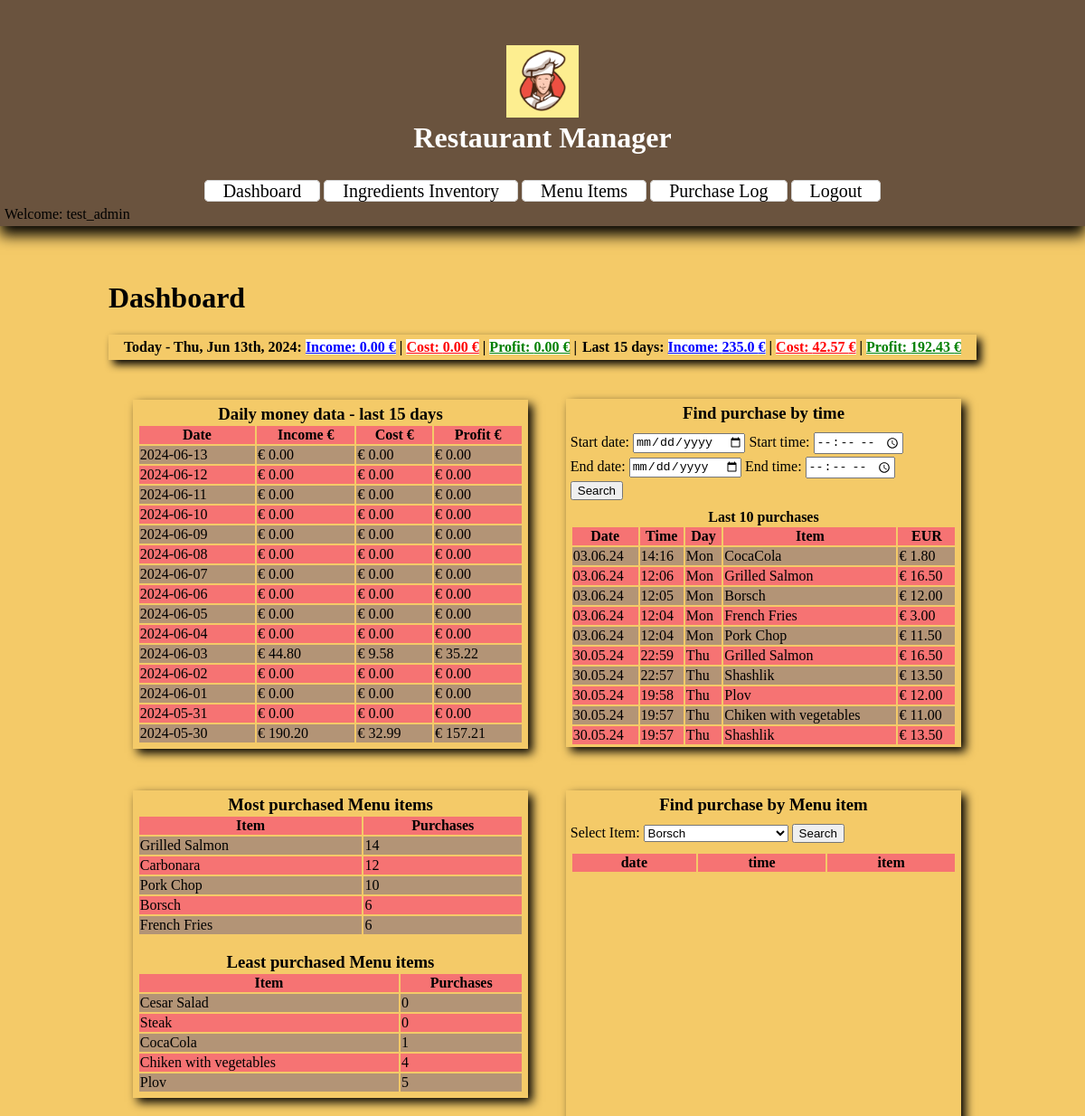
The app's page / (signed in) with its own data.
### restaurantManager/models.py (models this page shows, shortened)
class Purchase(models.Model):
    time = models.DateTimeField(default = timezone.now)
    menu_item = models.ForeignKey(MenuItem, default= None, on_delete=models.PROTECT)
    cleared = models.BooleanField(default=False)
    bill_nr = models.IntegerField(default=0)
    class Meta:
        ordering = ['-time']

class MenuItem(models.Model):
    name = models.CharField(unique = True, max_length=30)
    price = models.FloatField(default=0)
    cost = models.FloatField(default=0)
    class Meta:
        ordering = ['name']
    def __str__(self):
        return self.name

### restaurantManager/views.py (the view, shortened to what this page needs)
# urls.py: 2. Add a URL to urlpatterns:  path('', views.home, name='home')
@login_required
def home(request, **kwargs):
    context = {
        "name": "Dashboard",
        "table_header": "Last 10 purchases",
        "purchase_count": [],
        "money": {},
        "daily_data": [],
        "money_total": [0, 0, 0]
    }
    context['last_purchases'] = Purchase.objects.all().order_by('-id')[:10]
    context['item_name'] = MenuItem.objects.values_list('name')
    for item in MenuItem.objects.values('name'):
        context['purchase_count'].append((item['name'], Purchase.objects.filter(menu_item__name = item['name']).count()))
    purchases_today = Purchase.objects.filter(time__gte = datetime.today().astimezone().strftime("%Y-%m-%d 00:00:00.000000 %z"))
    total_income = 0
    total_cost = 0
    for purchase in purchases_today:
        total_income += purchase.menu_item.price
        for cost in RecipeReq.objects.filter(menu_item = purchase.menu_item):
            total_cost += cost.converter() * cost.ingredient.price
    context["money"].update({'income': "%.2f €"%(total_income,), 'cost': f"{total_cost:.2f} €", 'profit': "{:.2f} €".format(total_income - total_cost)})
    for day in range(15):
        x = datetime.now().astimezone() - timedelta(days=day)
        y = x + timedelta(days=1)
        purchases = Purchase.objects.filter(time__range = (x.strftime("%Y-%m-%d 00:00:00.000000 %z"), y.strftime("%Y-%m-%d 00:00:00.000000 %z")))
        daily_income = 0
        daily_cost = 0
        for purchase in purchases:
            daily_income += purchase.menu_item.price
            item_cost = 0
            for cost in RecipeReq.objects.filter(menu_item = purchase.menu_item):
                item_cost += cost.converter() * cost.ingredient.price
            daily_cost += item_cost
        context['daily_data'].append([round(daily_income, 2), round(daily_cost, 2), round((daily_income - daily_cost), 2), x.strftime("%Y-%m-%d")])
        context['money_total'] = [round(x + y, 2) for x, y in zip(context['money_total'], [daily_income, daily_cost, daily_income - daily_cost])]
    if request.method == "POST" and kwargs.get('args') == 'item':
        items = Purchase.objects.filter(menu_item = MenuItem.objects.get(name = request.POST['item'])).order_by('-id')
        context['items'] = items
        return render(request, "restaurantManager/home.html", context)
    return render(request, "restaurantManager/home.html", context)

### restaurantManager/models.py (called while the page is built)
    def converter(self):
        if self.unit == "tbs":
            return 0.05 * self.amount
        elif self.unit == "ml":
            return 0.001 * self.amount
        elif self.unit == "g":
            return 0.001 * self.amount
        elif self.unit == "eggs":
            return 1 * self.amount
        elif self.unit == "bottle":
            return 1 * self.amount

### restaurantManager/templates/restaurantManager/home.html (shortened to what this page needs)
{% extends 'base.html' %}
{% load static %}
{% block content %}
    <div style="display: inline-block; width: 100%;">
        <h1>{{ name }}</h1>
        <div style="display: block; width: 100%; margin: 20px 0; box-shadow: 5px 5px 10px black;">
            <table style="margin: auto;">
                <tr style="display: inline-block;">
                    <td>
                        <h4 style="margin: 0 0; display: inline-block;">Today - {% now 'D, M dS, Y' %}: <span style="background-color: white; color:blue; text-decoration: underline;">Income: {{ money.income }}</span> | <span style="background-color: white; color: red; text-decoration: underline;">Cost: {{ money.cost }}</span> | <span style="background-color: white; color:green; text-decoration: underline;">Profit: {{ money.profit }}</span> |</h4>
                    </td>
                </tr>
                <tr style="display: inline-block;">
                    <td>
                        <h4 style="margin: 0 0; display: inline-block;"> Last 15 days: <span style="background-color: white; color:blue; text-decoration: underline;">Income: {{ money_total.0 }} €</span> | <span style="background-color: white; color: red; text-decoration: underline;">Cost: {{ money_total.1 }} €</span> | <span style="background-color: white; color:green; text-decoration: underline;">Profit: {{ money_total.2 }} €</span></h4>
                    </td>
                </tr>
            </table>
        </div>
        <table style="width: 100%; table-layout: fixed;">
        <tr>
            <td>
            <div class="dashboard-data-box">
                <h3>Daily money data - last 15 days<label for=""></label></h3>
                <table class="list" style="width: 100%;">
                    <tr>
                        <th>Date</th>
                        <th>Income €</th>
                        <th>Cost €</th>
                        <th>Profit €</th>
                    </tr>
                    {% for data in daily_data %}
                        <tr>
                            <td>{{ data.3 }}</td>
                            <td>€ {{ data.0|floatformat:2 }}</td>
                            <td>€ {{ data.1|floatformat:2 }}</td>
                            <td>€ {{ data.2|floatformat:2 }}</td>
                        </tr>
                    {% endfor %}
                </table>
            </div>
            </td>
            <td>
            <div class="dashboard-data-box" style="height: 375px; overflow: auto;">
                <h3>Find purchase by time</h3>
                <form style="margin: 10px 0; width: 100%;" action="{% url 'dashboard' 'time' %}" method="POST">
                    <p style="margin: 3px 0 ">
                    <label for="start_date">Start date:</label>
                    <input type="date" name="start_date" required="True">
                    <label for="start_time">Start time:</label>
                    <input type="time" name="start_time" required="True">
                    </p>
                    <p style="margin: 3px 0">
                    <label for="end_date">End date:</label>
                    <input type="date" name="end_date" required="True">
                    <label for="end_time">End time:</label>
                    <input type="time" name="end_time" required="True">
                    </p>
                    <input type="submit" value="Search">
                </form>
                <h4>{{ table_header }}</h3>
                <table class="list" style="width:100%;">
                    <tr>
                        <th>Date</th>
                        <th>Time</th>
                        <th>Day</th>
                        <th>Item</th>
                        <th>EUR</th>
                    </tr>
                    {% for purchase in last_purchases %}
                        <tr>
                            <td>{{ purchase.time|date:"d.m.y" }}</td>
                            <td>{{ purchase.time|time:"H:i" }}</td>
                            <td>{{ purchase.time|date:"D" }}</td>
                            <td>{{ purchase.menu_item }}</td>
                            <td>€ {{ purchase.menu_item.price|floatformat:2 }}</td>
                        </tr>
                    {% endfor %}
                </table>
            </div>
            </td>
        </tr>
        <tr>
            <td valign="top">
            <div class="dashboard-data-box">
                <h3>Most purchased Menu items</h3>
                <table class="list" style="width: 100%">
                    <tr>
                        <th>Item</th>
                        <th>Purchases</th>
                    </tr>
                    {% for item in purchase_count|dictsortreversed:1|slice:":5" %}
                        <tr>
                            <td>{{ item.0 }}</td>
                            <td>{{ item.1 }}</td>
                        </tr>
                    {% endfor %}
                </table>
                <br>
                <h3>Least purchased Menu items</h3>
                <table class="list" style="width: 100%">
                    <tr>
                        <th>Item</th>
                        <th>Purchases</th>
                    </tr>
                    {% for item in purchase_count|dictsort:1|slice:":5" %}
                        <tr>
                            <td>{{ item.0 }}</td>
                            <td>{{ item.1 }}</td>
                        </tr>
                    {% endfor %}
                </table>
            </div>
            </td>
            <td valign="top">
            <div class="dashboard-data-box" style="height: 375px; overflow: auto;">
                <h3>Find purchase by Menu item</h3>
                <form style="margin: 10px 0;" action="{% url 'dashboard' 'item' %}" method="POST">
                    <labeL for="item">Select Item:</labeL>
                    <select name="item">
                        {% for name in item_name %}
                        <option name="{{ name.0 }}">{{ name.0 }}</option>
                        {% endfor %}
                    </select>
                    <input type="submit" value="Search">
                </form>
                <table class="list" style="width: 100%;">
                    <tr>
                        <th>date</th>
                        <th>time</th>
                        <th>item</th>
                    </tr>
                </table>
            </div>
            </td>
        </tr>
        </table>
    </div>
{% endblock %}

### restaurantManager/templates/base.html (shortened to what this page needs)
{% load static %}
<!DOCTYPE html>
<html>
    <head>
        <link rel="stylesheet" type="text/css" href="{% static 'restaurantManager/style.css' %}" />
    </head>
    <body>
        <header style="box-shadow: 0px 10px 15px black;">
            <div class="logo">
                <img src="{% static 'restaurantManager/logo.png' %}" alt="Logo" width="80px" />
                <h1 style="color: white;">Restaurant Manager</h1>
            </div>
            <nav class="navbar">
                <a class="nav-item" href="{% url 'home' %}">Dashboard</a>
                <a class="nav-item" href="{% url 'ingredients' %}">Ingredients Inventory</a>
                <a class="nav-item" href="{% url 'menu_items' %}">Menu Items</a>
                <a class="nav-item" href="{% url 'purchases' %}">Purchase Log</a>
                {% if user.is_authenticated %}
                    <a class="nav-item" href="{% url 'logout' %}">Logout</a>
            </nav>
            <p style="margin: 5px 5px">Welcome: {{ user.get_username }}</p>
            {% endif %}
        </header>
        <main>
        {% block content %}
        {% endblock %}
        </main>
    </body>
</html>

### restaurantManager/static/restaurantManager/style.css (style rules this page uses)
html { width: 100vw; overflow-x: hidden; }
body { background-color: rgb(244, 202, 104); margin: 0; }
header { background-color: rgb(106, 83, 62); height: 150px; width: 100%; padding: 50px 0 50px 0; box-shadow: 5px 0px 3px black; }
.logo { display: block; width: 300px; height: 100px; margin: auto; text-align: center; }
.logo h1 { margin: 0 0; }
.navbar { width: auto; margin: 0 0; margin-top: 50px; background-color: rgb(106, 83, 62); text-align: center; }
a:link { text-decoration: none; color: black; background-color: azure; border: 1px solid lightgrey; border-radius: 5px; padding: 0 10px; }
.navbar a { text-decoration: none; padding: 0 20px; color: blueviolet; font-size: 20px; }
a.nav-item { background-color: white; color: black; }
.dashboard-data-box { display: inline-block; padding: 5px 5px; width: 90%; min-width: 300px; margin: 20px 5%; box-shadow: 5px 5px 10px black; }
.dashboard-data-box h3, h4 { margin: 0 0; font-weight: bold; text-align: center; }
main { padding: 40px 10%; }
.list { width: 100%; margin: auto; height: auto; }
.list tr:nth-child(even) { background-color:rgb(179, 148, 118); }
.list tr:nth-child(odd) { background-color:rgb(246, 115, 115); }

### records on screen
Purchase: time "03.06.24", time "14:16", time "Mon", menu_item "CocaCola", menu_item.price "1.80"
Purchase: time "03.06.24", time "12:06", time "Mon", menu_item "Grilled Salmon", menu_item.price "16.50"
Purchase: time "03.06.24", time "12:05", time "Mon", menu_item "Borsch", menu_item.price "12.00"
Purchase: time "03.06.24", time "12:04", time "Mon", menu_item "French Fries", menu_item.price "3.00"
Purchase: time "03.06.24", time "12:04", time "Mon", menu_item "Pork Chop", menu_item.price "11.50"
Purchase: time "30.05.24", time "22:59", time "Thu", menu_item "Grilled Salmon", menu_item.price "16.50"
Purchase: time "30.05.24", time "22:57", time "Thu", menu_item "Shashlik", menu_item.price "13.50"
Purchase: time "30.05.24", time "19:58", time "Thu", menu_item "Plov", menu_item.price "12.00"
Purchase: time "30.05.24", time "19:57", time "Thu", menu_item "Chiken with vegetables", menu_item.price "11.00"
Purchase: time "30.05.24", time "19:57", time "Thu", menu_item "Shashlik", menu_item.price "13.50"
MenuItem: name "Grilled Salmon", item "14"
MenuItem: name "Carbonara", item "12"
MenuItem: name "Pork Chop", item "10"
MenuItem: name "Borsch", item "6"
MenuItem: name "French Fries", item "6"

### other values on screen
{{ user.get_username }} "test_admin"
{{ name }} "Dashboard"
{{ money.income }} "0.00 €"
{{ money.cost }} "0.00 €"
{{ money.profit }} "0.00 €"
{{ money_total.0 }} "235.0"
{{ money_total.1 }} "42.57"
{{ money_total.2 }} "192.43"
{{ data.3 }} "2024-06-13" "2024-06-12" "2024-06-11" "2024-06-10" "2024-06-09" "2024-06-08" "2024-06-07" "2024-06-06" "2024-06-05" "2024-06-04" "2024-06-03" "2024-06-02" "2024-06-01" "2024-05-31" "2024-05-30"
{{ data.0|floatformat:2 }} "0.00" "0.00" "0.00" "0.00" "0.00" "0.00" "0.00" "0.00" "0.00" "0.00" "44.80" "0.00" "0.00" "0.00" "190.20"
{{ data.1|floatformat:2 }} "0.00" "0.00" "0.00" "0.00" "0.00" "0.00" "0.00" "0.00" "0.00" "0.00" "9.58" "0.00" "0.00" "0.00" "32.99"
{{ data.2|floatformat:2 }} "0.00" "0.00" "0.00" "0.00" "0.00" "0.00" "0.00" "0.00" "0.00" "0.00" "35.22" "0.00" "0.00" "0.00" "157.21"
{{ table_header }} "Last 10 purchases"
{{ item.0 }} "Cesar Salad" "Steak" "CocaCola" "Chiken with vegetables" "Plov"
{{ item.1 }} "0" "0" "1" "4" "5"
